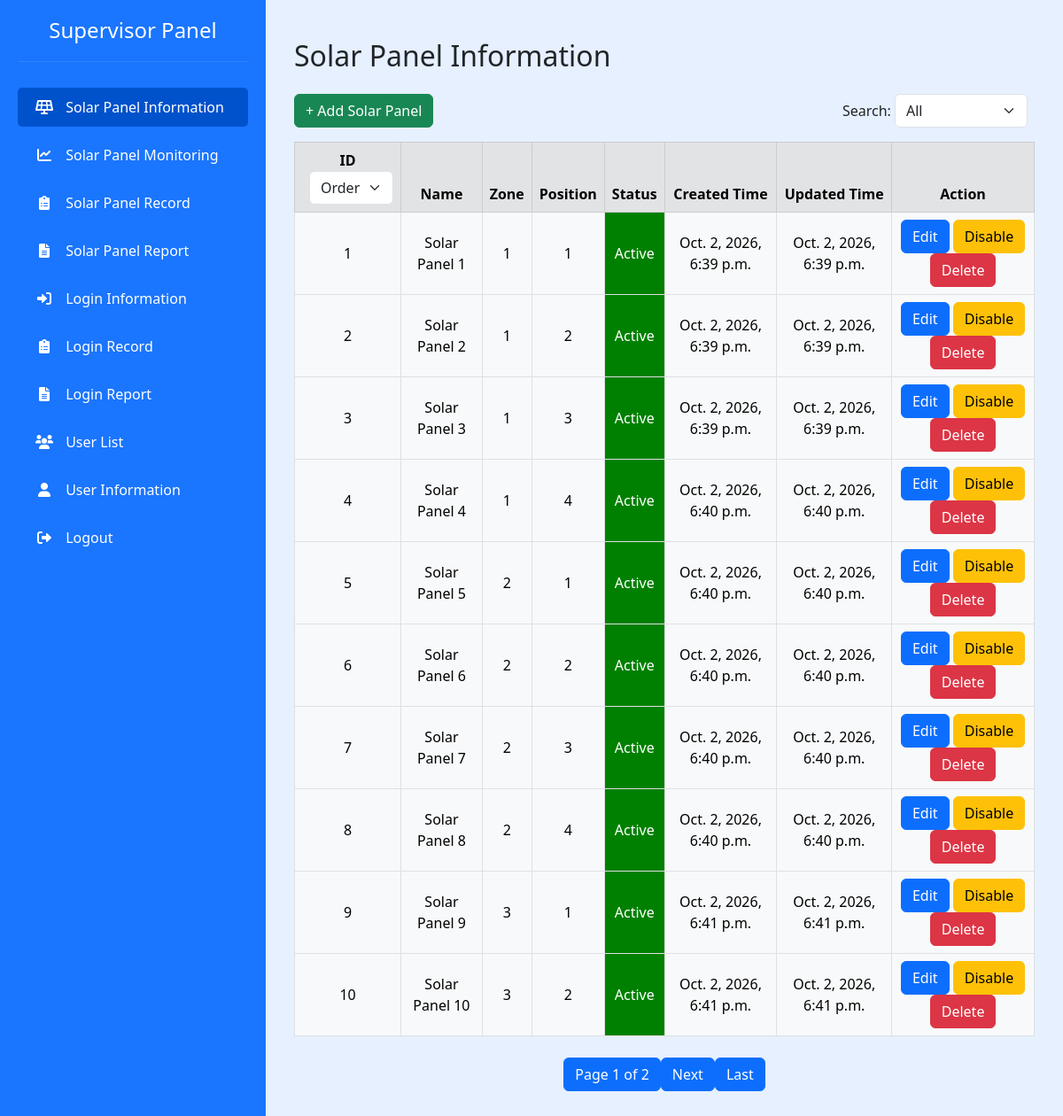
/solar_panel_info/ (signed in), run on the app's committed database.
### solar_panel/models.py (models this page shows)
class SolarPanel(models.Model):
    STATUS_CHOICES = [(0, "No Active"), (1, "Active")]
    name = models.CharField(
        max_length=150,
    )
    zone = models.IntegerField()
    position = models.IntegerField()
    status = models.IntegerField(
        choices=STATUS_CHOICES,
        db_comment="0 = No Active, 1 = Active"
    )
    created_time = models.DateTimeField(auto_now_add=True)
    updated_time = models.DateTimeField(auto_now=True)
    class Meta:
        db_table = "solar_panel"

### solar_panel/views.py (the view, shortened to what this page needs)
# urls.py: path("solar_panel_info/", views.SolarPanelInfo.as_view(), name="solar_panel_info"),
class SolarPanelInfo(LoginRequiredMixin, View):
    def get(self, request, page=1):
        user = request.user
        permission = 1 if user.is_superuser else (2 if not user.is_superuser and user.is_staff else 3)
        solar_panel_list = SolarPanel.objects.all()
        solar_panel_list = get_data_by_page(solar_panel_list, page)[0]
        is_paginated = get_data_by_page(solar_panel_list, page)[1]
        return render(request, 'solar_panel/solar_panel_info.html',
                      {"permission": permission, "solar_panel_list": solar_panel_list,
                       'is_paginated': is_paginated})

### utils/general_function.py (called while the page is built)
def verify_network_address(request):
    ip = request.META.get("REMOTE_ADDR")
    network_address = LoginInfo.objects.filter(ip=ip).first()
    if network_address:
        if network_address.blacklist:
            return hint_message(request, "Your IP has been blocked.", "login:login")
    return True

def get_data_by_page(data, page):
    paginator = Paginator(data, 10)
    page = page
    try:
        data = paginator.page(page)
    except PageNotAnInteger:
        data = paginator.page(1)
    except EmptyPage:
        data = paginator.page(paginator.num_pages)
    is_paginated = True if paginator.num_pages > 1 else False
    return [data, is_paginated]

### templates/solar_panel/solar_panel_info.html (shortened to what this page needs)
{% extends 'navigation_bar.html' %}
{% load static %}
{% block content %}
    <link rel="stylesheet" href="{% static 'css/color.css' %}">
    <h2 class="mb-4">Solar Panel Information</h2>
    <div class="d-flex justify-content-between align-items-center mb-3">
        {% if permission == 1 %}
            <div class="d-flex align-items-center">
                <a href="{% url 'solar_panel:add_solar_panel' %}" class="btn btn-success me-2">+ Add Solar Panel</a>
            </div>
        {% endif %}
        <div class="d-flex ms-auto">
            <form method="post" class="d-flex align-items-center" id="filter_form">
                <div class="form-group d-flex align-items-center me-2">
                    Search:&nbsp;
                    <select class="form-select" id="filter_select" name="filter_select" style="width: 150px"
                            onchange="ChangeFilterSelect()">
                        <option value="1" {% if filter_select == "1" %}selected{% endif %}>All</option>
                    </select>
                </div>
            </form>
        </div>
    </div>
    <div class="data_list">
        <table class="table table-bordered table-hover align-middle text-center">
            <thead class="table-secondary">
            <tr>
                <th>ID
                    <div class="d-inline-block ms-2">
                        <form method="post" class="d-inline">
                            <select class="form-select me-2" id="order_by" name="order_by"
                                    onchange="this.form.submit()">
                                <option value="1" {% if order_by == "1" %}selected{% endif %}>Order</option>
                            </select>
                        </form>
                    </div>
                </th>
                <th>Name</th>
                <th>Zone</th>
                <th>Position</th>
                <th>Status</th>
                <th>Created Time</th>
                <th>Updated Time</th>
                {% if permission == 1 %}
                    <th>Action</th>
                {% endif %}
            </tr>
            </thead>
            {% if solar_panel_list %}
                {% for solar_panel in solar_panel_list %}
                    <tbody class="table-light">
                    <tr>
                        <td>{{ solar_panel.id }}</td>
                        <td>{{ solar_panel.name }}</td>
                        <td>{{ solar_panel.zone }}</td>
                        <td>{{ solar_panel.position }}</td>
                        {% if solar_panel.status == 1 %}
                            <td class="green text-white">Active</td>
                        {% else %}
                            <td class="orange text-white">No Active</td>
                        {% endif %}
                        <td>{{ solar_panel.created_time }}</td>
                        <td>{{ solar_panel.updated_time }}</td>
                        {% if permission == 1 %}
                            <td>
                                <a href="{% url 'solar_panel:edit_solar_panel' solar_panel.id %}"
                                   class="btn btn-primary">Edit</a>
                                <a href="{% url 'solar_panel:solar_panel_satus' solar_panel.id %}"
                                   class="btn btn-warning"
                                   onclick="return confirm('Are you sure you want to {% if solar_panel.status == 0 %}enable{% else %}disable{% endif %} this solar panel?')">
                                    {% if solar_panel.status == 0 %}Enable{% else %}Disable{% endif %}</a>
                                <a href="{% url 'solar_panel:delete_solar_panel' solar_panel.id %}"
                                   class="btn btn-danger"
                                   onclick="return confirm('Are you sure you want to delete this solar panel?')">Delete</a>
                            </td>
                        {% endif %}
                    </tr>
                    </tbody>
                {% endfor %}
            {% endif %}
        </table>
        {% if solar_panel_list %}
            <div class="d-flex justify-content-center mt-4">
                <nav aria-label="Page navigation">
                    <ul class="pagination">
                        <li class="page-item disabled">
                <span class="btn btn-primary">
                    Page {{ solar_panel_list.number }} of {{ solar_panel_list.paginator.num_pages }}
                </span>
                        </li>
                        {% if solar_panel_list.has_next %}
                            <li class="page-item">
                                <form method="post"
                                      action="{% url "solar_panel:solar_panel_info" solar_panel_list.next_page_number %}">
                                    <input class="btn btn-primary" type="submit" value="Next">
                                </form>
                            </li>
                            <li class="page-item">
                                <form method="post"
                                      action="{% url "solar_panel:solar_panel_info" solar_panel_list.paginator.num_pages %}">
                                    <input class="btn btn-primary" type="submit" value="Last">
                                </form>
                            </li>
                        {% endif %}
                    </ul>
                </nav>
            </div>
        {% else %}
            <div class="text-center my-4" style="font-size: 1.5rem;">
                No Data
            </div>
        {% endif %}
    </div>
{% endblock %}

### static/css/color.css (style rules this page uses)
.green { position: relative; z-index: 1; }
.green::before { content: ""; background-color: green; position: absolute; top: 0; bottom: 0; left: 0; right: 0; z-index: -1; }

### templates/navigation_bar.html (style rules this page uses)
:root { --primary-blue: #1a75ff; --hover-blue: #0052cc; --light-blue: #e6f0ff; }
body { margin: 0; }

### data on the page
SolarPanel: id "1", name "Solar Panel 1", zone "1", position "1", status "Active", created_time "Oct. 2, 2026, 6:39 p.m.", updated_time "Oct. 2, 2026, 6:39 p.m."
SolarPanel: id "2", name "Solar Panel 2", zone "1", position "2", status "Active", created_time "Oct. 2, 2026, 6:39 p.m.", updated_time "Oct. 2, 2026, 6:39 p.m."
SolarPanel: id "3", name "Solar Panel 3", zone "1", position "3", status "Active", created_time "Oct. 2, 2026, 6:39 p.m.", updated_time "Oct. 2, 2026, 6:39 p.m."
SolarPanel: id "4", name "Solar Panel 4", zone "1", position "4", status "Active", created_time "Oct. 2, 2026, 6:40 p.m.", updated_time "Oct. 2, 2026, 6:40 p.m."
SolarPanel: id "5", name "Solar Panel 5", zone "2", position "1", status "Active", created_time "Oct. 2, 2026, 6:40 p.m.", updated_time "Oct. 2, 2026, 6:40 p.m."
SolarPanel: id "6", name "Solar Panel 6", zone "2", position "2", status "Active", created_time "Oct. 2, 2026, 6:40 p.m.", updated_time "Oct. 2, 2026, 6:40 p.m."
SolarPanel: id "7", name "Solar Panel 7", zone "2", position "3", status "Active", created_time "Oct. 2, 2026, 6:40 p.m.", updated_time "Oct. 2, 2026, 6:40 p.m."
SolarPanel: id "8", name "Solar Panel 8", zone "2", position "4", status "Active", created_time "Oct. 2, 2026, 6:40 p.m.", updated_time "Oct. 2, 2026, 6:40 p.m."
SolarPanel: id "9", name "Solar Panel 9", zone "3", position "1", status "Active", created_time "Oct. 2, 2026, 6:41 p.m.", updated_time "Oct. 2, 2026, 6:41 p.m."
SolarPanel: id "10", name "Solar Panel 10", zone "3", position "2", status "Active", created_time "Oct. 2, 2026, 6:41 p.m.", updated_time "Oct. 2, 2026, 6:41 p.m."

### other printed values
{{ solar_panel_list.number }} "1"
{{ solar_panel_list.paginator.num_pages }} "2"
